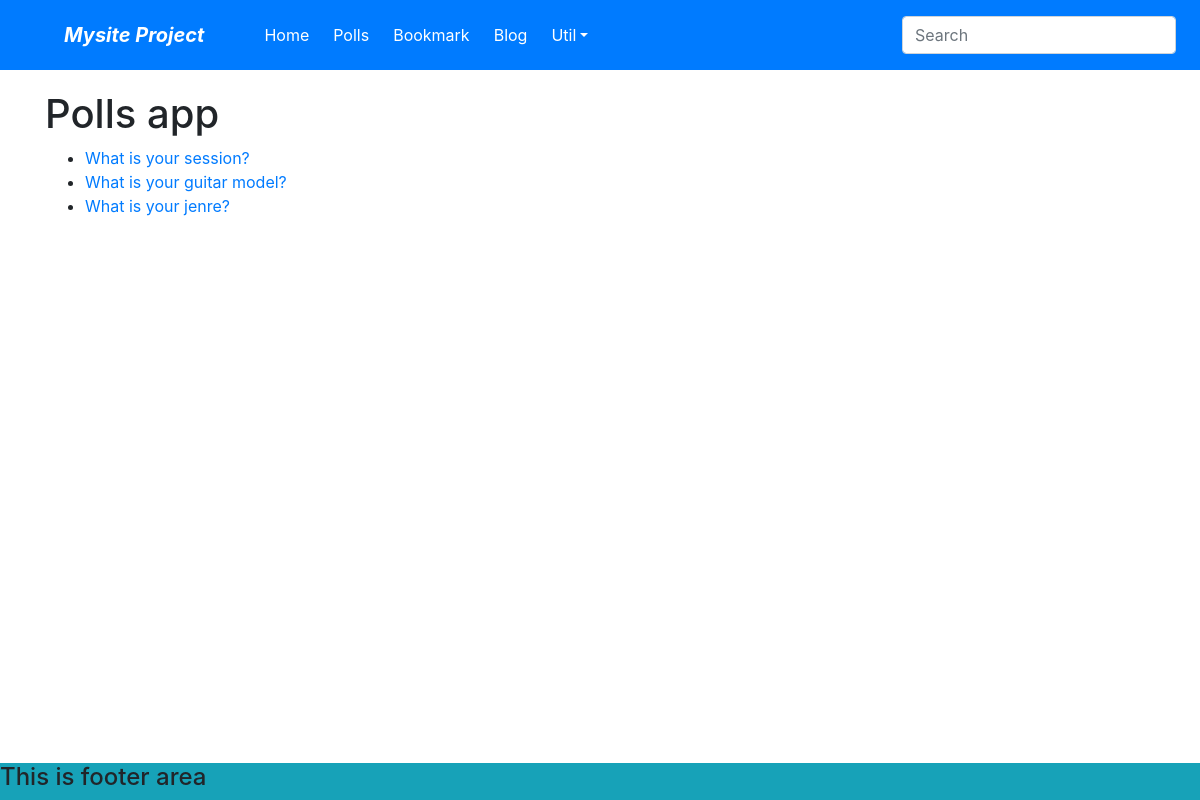
Screenshot of /polls/ with the database file from the repository.
### polls/models.py (models this page shows, shortened)
class Question(models.Model):
    question_text = models.CharField(max_length=50)
    pub_date = models.DateTimeField('date published')

### polls/views.py (the view)
# urls.py: path('', IndexView.as_view(), name='index'),
class IndexView(generic.ListView):
    template_name = 'polls/index.html'
    context_object_name = 'q_list'
    def get_queryset(self):
        return Question.objects.order_by('pub_date')[:5]

### polls/templates/polls/index.html (shortened to what this page needs)
{% extends "home.html" %}
{% block content %}
    {% include 'polls/base.html' %}
    <ul>
        {% for q in q_list %}
            <li><a href="{% url 'polls:select' pk=q.id %}">{{q.question_text}}</a></li>
        {% endfor %}
    </ul>
{% endblock content %}
            {% load static %}

### rows the page displays
Question: question_text "What is your session?"
Question: question_text "What is your guitar model?"
Question: question_text "What is your jenre?"
